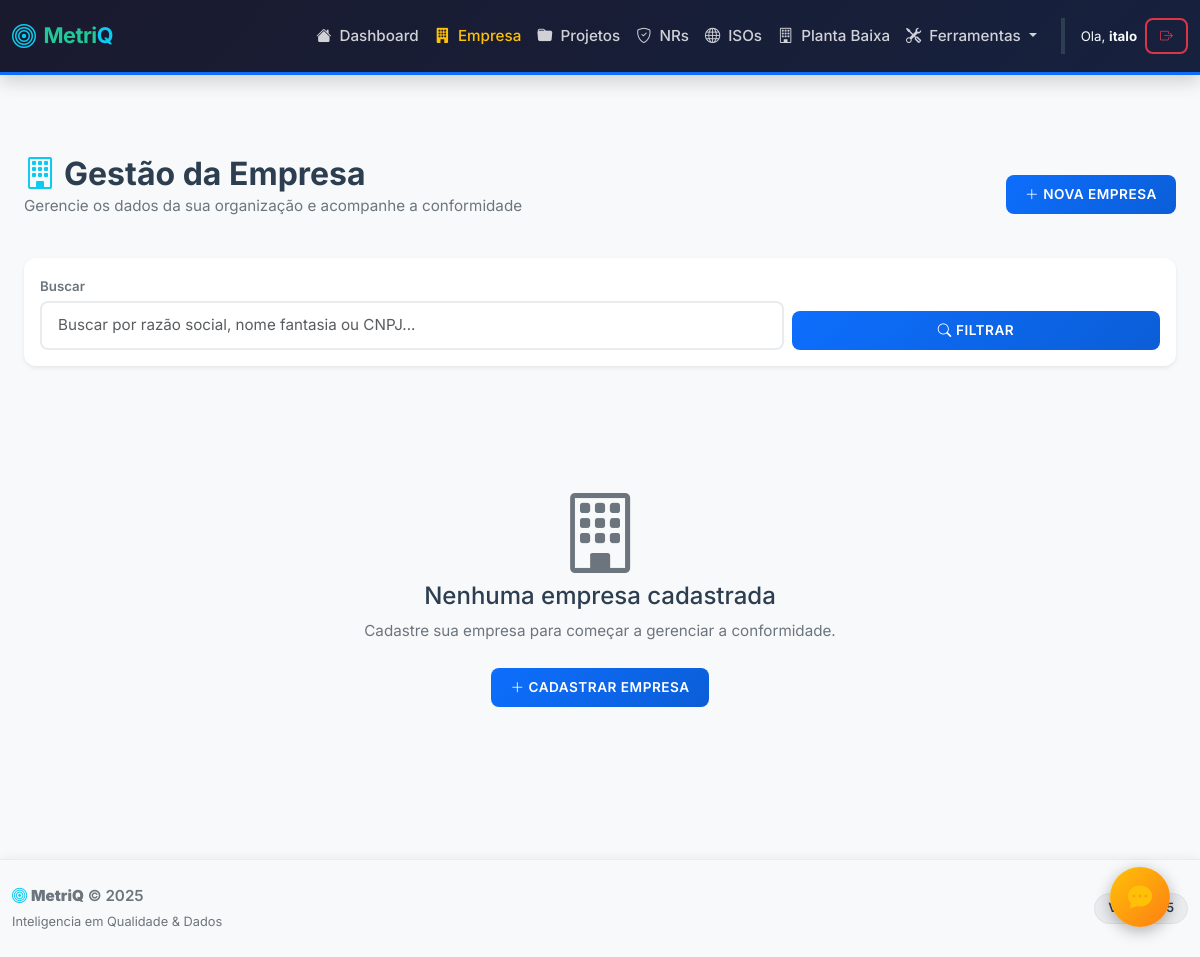
The page /empresas (signed in) on the database as committed earlier.
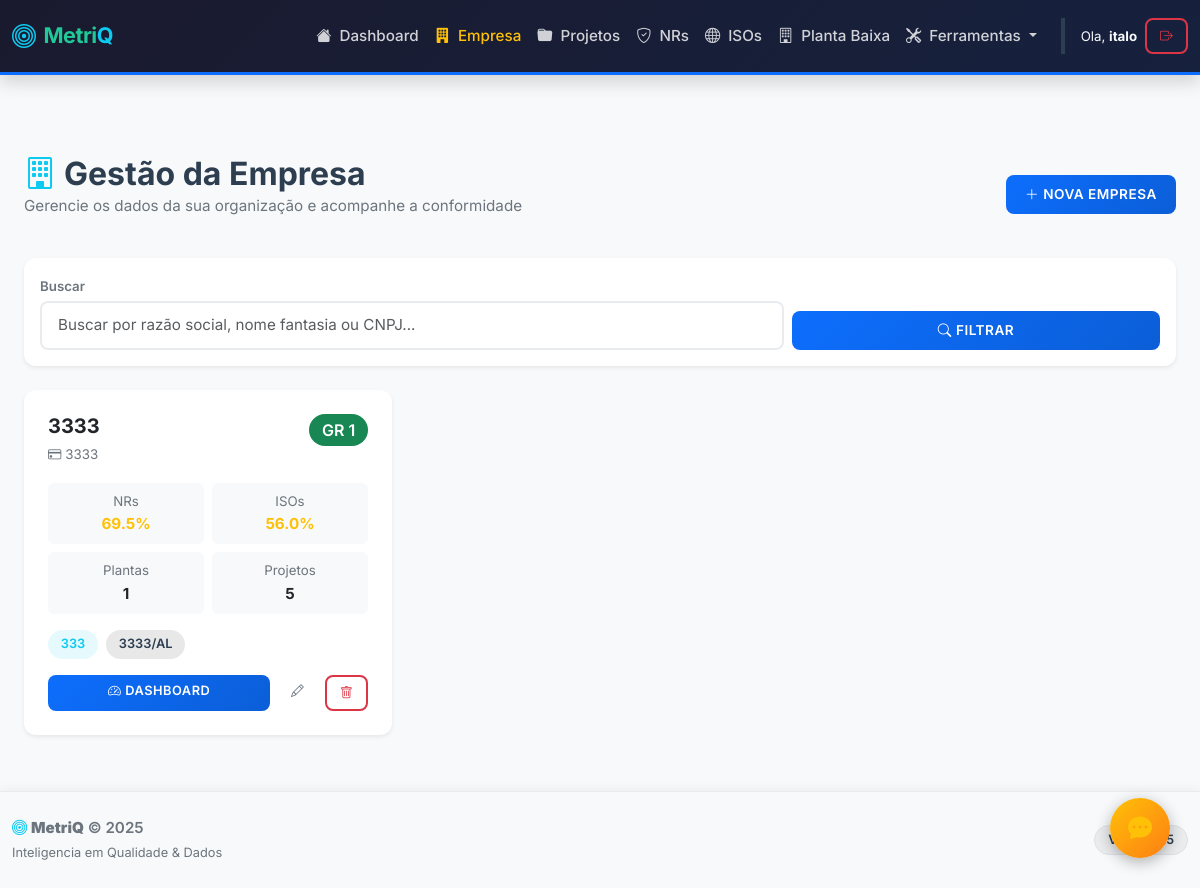
The same page on the database as committed later.
### qualidade_flask/models.py (models this page shows, shortened)
class Empresa(db.Model):
    id = db.Column(db.Integer, primary_key=True)
    razao_social = db.Column(db.String(200), nullable=False)
    nome_fantasia = db.Column(db.String(200), default='')
    cnpj = db.Column(db.String(18), unique=True, default='')
    cnae = db.Column(db.String(20), default='')  # CNAE principal
    ramo_atividade = db.Column(db.String(200), default='')
    grau_risco = db.Column(db.Integer, default=1)  # 1 a 4
    num_funcionarios = db.Column(db.Integer, default=0)
    endereco = db.Column(db.String(300), default='')
    bairro = db.Column(db.String(100), default='')
    cidade = db.Column(db.String(100), default='')
    estado = db.Column(db.String(2), default='')
    cep = db.Column(db.String(9), default='')
    telefone = db.Column(db.String(20), default='')
    email = db.Column(db.String(100), default='')
    responsavel_sst = db.Column(db.String(100), default='')
    data_criacao = db.Column(db.DateTime, default=datetime.now)
    data_atualizacao = db.Column(db.DateTime, default=datetime.now, onupdate=datetime.now)
    user_id = db.Column(db.Integer, db.ForeignKey('user.id'), nullable=False)
    plantas_baixas = db.relationship('PlantaBaixa', backref='empresa', lazy=True)
    projetos = db.relationship('Projeto', backref='empresa', lazy=True)
    checklists_nr = db.relationship('ChecklistNR', backref='empresa', lazy=True)
    checklists_iso = db.relationship('ChecklistISO', backref='empresa', lazy=True)
    def get_metricas_conformidade(self):
        from sqlalchemy import or_
        user_checklists_nr = ChecklistNR.query.filter(
            ChecklistNR.user_id == self.user_id,
            or_(ChecklistNR.empresa_id == self.id, ChecklistNR.empresa_id == None, ChecklistNR.empresa_id == 0)
        ).all()
        user_checklists_iso = ChecklistISO.query.filter(
            ChecklistISO.user_id == self.user_id,
            or_(ChecklistISO.empresa_id == self.id, ChecklistISO.empresa_id == None, ChecklistISO.empresa_id == 0)
        ).all()
        user_plantas = PlantaBaixa.query.filter(
            PlantaBaixa.user_id == self.user_id,
            or_(PlantaBaixa.empresa_id == self.id, PlantaBaixa.empresa_id == None, PlantaBaixa.empresa_id == 0)
        ).all()
        user_projetos = Projeto.query.filter(
            Projeto.user_id == self.user_id,
            or_(Projeto.empresa_id == self.id, Projeto.empresa_id == None, Projeto.empresa_id == 0)
        ).all()
        metricas = {
            'total_plantas': len(user_plantas),
            'total_projetos': len(user_projetos),
            'total_checklists_nr': len(user_checklists_nr),
            'total_checklists_iso': len(user_checklists_iso),
            'conformidade_nr_media': 0,
            'maturidade_iso_media': 0,
            'conformidade_planta_media': 0,
            'nr_concluidas': 0,
            'nr_nao_concluidas': 0,
            'projetos_ativos': 0
        }
        conformidades_nr = []
        for c in user_checklists_nr:
            pct = c.calcular_conformidade()
            if pct > 0:
                conformidades_nr.append(pct)
                metricas['nr_concluidas'] += 1
            else:
                if c.respostas:
                    metricas['nr_nao_concluidas'] += 1
        if conformidades_nr:
            metricas['conformidade_nr_media'] = round(sum(conformidades_nr) / len(conformidades_nr), 1)
        maturidades_iso = []
        for c in user_checklists_iso:
            m = c.calcular_maturidade_percentual()
            if m > 0:
                maturidades_iso.append(m)
        if maturidades_iso:
            metricas['maturidade_iso_media'] = round(sum(maturidades_iso) / len(maturidades_iso), 1)
        conformidades_planta = []
        for p in user_plantas:
            pct, _ = p.calcular_conformidade()
            if pct > 0:
                conformidades_planta.append(pct)
        if conformidades_planta:
            metricas['conformidade_planta_media'] = round(sum(conformidades_planta) / len(conformidades_planta), 1)
        metricas['projetos_ativos'] = sum(1 for p in user_projetos if p.ferramentas)
        return metricas

### qualidade_flask/blueprints/empresa.py (the view)
@empresa.route('/empresas')
@login_required
def lista():
    busca = request.args.get('busca', '')
    query = Empresa.query.filter_by(user_id=current_user.id)
    if busca:
        query = query.filter(
            (Empresa.razao_social.ilike(f'%{busca}%')) |
            (Empresa.nome_fantasia.ilike(f'%{busca}%')) |
            (Empresa.cnpj.ilike(f'%{busca}%'))
        )
    empresas = query.order_by(Empresa.data_atualizacao.desc()).all()
    return render_template('empresa/lista.html', empresas=empresas, busca=busca)

### qualidade_flask/models.py (called while the page is built)
    def calcular_conformidade(self):
        if not self.respostas:
            return 0
        total = len(self.respostas)
        conformes = sum(1 for r in self.respostas.values() if r == 'conforme')
        return round((conformes / total) * 100, 1) if total > 0 else 0

    def calcular_conformidade(self):
        default_stats = {'total': 0, 'conformes': 0, 'nao_conformes': 0, 'nao_aplicaveis': 0, 'percentual': 0}
        if not self.checklist_conformidade:
            return 0, default_stats
        respostas = self.checklist_conformidade
        total = len(respostas)
        conformes = sum(1 for r in respostas.values() if r == 'conforme')
        nao_conformes = sum(1 for r in respostas.values() if r == 'nao_conforme')
        nao_aplicaveis = sum(1 for r in respostas.values() if r == 'nao_aplicavel')
        total_aplicaveis = total - nao_aplicaveis
        percentual = round((conformes / total_aplicaveis) * 100, 1) if total_aplicaveis > 0 else 0
        stats = {'total': total, 'conformes': conformes, 'nao_conformes': nao_conformes, 'nao_aplicaveis': nao_aplicaveis, 'percentual': percentual}
        return percentual, stats

### qualidade_flask/templates/empresa/lista.html (shortened to what the changed rows need)
{% extends "base.html" %}
{% block content %}
<div class="container py-4">
    <div class="d-flex justify-content-between align-items-center mb-4">
        <div>
            <h2 class="fw-bold mb-0"><i class="bi bi-building text-info me-2"></i>Gestão da Empresa</h2>
        </div>
    </div>
    {% if empresas %}
    <div class="row g-4">
        {% for e in empresas %}
        {% set m = e.get_metricas_conformidade() %}
        <div class="col-md-6 col-lg-4">
            <div class="card h-100 border-0 shadow-sm hover-shadow transition">
                <div class="card-body">
                    <div class="d-flex justify-content-between align-items-start mb-3">
                        <div>
                            <h5 class="card-title fw-bold mb-1">{{ e.nome_fantasia or e.razao_social }}</h5>
                            {% if e.cnpj %}
                            <small class="text-muted"><i class="bi bi-credit-card me-1"></i>{{ e.cnpj }}</small>
                            {% endif %}
                        </div>
                        <span class="badge {% if e.grau_risco >= 3 %}bg-danger{% elif e.grau_risco == 2 %}bg-warning text-dark{% else %}bg-success{% endif %} fs-6">
                            GR {{ e.grau_risco }}
                        </span>
                    </div>
                    <div class="row g-2 mb-3">
                        <div class="col-6">
                            <div class="p-2 bg-light rounded text-center">
                                <small class="text-muted d-block">NRs</small>
                                <span class="fw-bold {% if m.conformidade_nr_media >= 70 %}text-success{% elif m.conformidade_nr_media >= 40 %}text-warning{% else %}text-danger{% endif %}">
                                    {{ m.conformidade_nr_media }}%
                                </span>
                            </div>
                        </div>
                        <div class="col-6">
                            <div class="p-2 bg-light rounded text-center">
                                <small class="text-muted d-block">ISOs</small>
                                <span class="fw-bold {% if m.maturidade_iso_media >= 70 %}text-success{% elif m.maturidade_iso_media >= 40 %}text-warning{% else %}text-danger{% endif %}">
                                    {{ m.maturidade_iso_media }}%
                                </span>
                            </div>
                        </div>
                        <div class="col-6">
                            <div class="p-2 bg-light rounded text-center">
                                <small class="text-muted d-block">Plantas</small>
                                <span class="fw-bold">{{ m.total_plantas }}</span>
                            </div>
                        </div>
                        <div class="col-6">
                            <div class="p-2 bg-light rounded text-center">
                                <small class="text-muted d-block">Projetos</small>
                                <span class="fw-bold">{{ m.total_projetos }}</span>
                            </div>
                        </div>
                    </div>
                    <div class="d-flex gap-2 flex-wrap small mb-3">
                        {% if e.ramo_atividade %}
                        <span class="badge bg-info bg-opacity-10 text-info">{{ e.ramo_atividade }}</span>
                        {% endif %}
                        {% if e.cidade %}
                        <span class="badge bg-dark bg-opacity-10 text-dark">{{ e.cidade }}/{{ e.estado }}</span>
                        {% endif %}
                    </div>
                    <div class="d-flex gap-2">
                        <a href="{{ url_for('empresa.dashboard', id=e.id) }}" class="btn btn-primary btn-sm flex-grow-1">
                            <i class="bi bi-speedometer2 me-1"></i>Dashboard
                        </a>
                        <a href="{{ url_for('empresa.editar', id=e.id) }}" class="btn btn-outline-secondary btn-sm" title="Editar">
                            <i class="bi bi-pencil"></i>
                        </a>
                        <form action="{{ url_for('empresa.excluir', id=e.id) }}" method="POST" style="display:inline;" onsubmit="return confirm('Excluir esta empresa permanentemente?')">
                            <button type="submit" class="btn btn-outline-danger btn-sm" title="Excluir">
                                <i class="bi bi-trash"></i>
                            </button>
                        </form>
                    </div>
                </div>
            </div>
        </div>
        {% endfor %}
    </div>
    {% else %}
    <div class="text-center py-5">
        <div class="bg-light rounded-4 p-5">
            <i class="bi bi-building display-1 text-muted mb-3"></i>
            <h4>Nenhuma empresa cadastrada</h4>
            <p class="text-muted">
                {% if busca %}Tente ajustar a busca.{% else %}Cadastre sua empresa para começar a gerenciar a conformidade.{% endif %}
            </p>
            {% if not busca %}
            <a href="{{ url_for('empresa.cadastrar') }}" class="btn btn-primary btn-lg mt-2">
                <i class="bi bi-plus-lg me-1"></i>Cadastrar Empresa
            </a>
            {% endif %}
        </div>
    </div>
    {% endif %}
</div>
{% endblock %}

Rows that differ between the two databases and show on the page:
added Empresa: nome_fantasia "3333", cnpj "3333", grau_risco "1", conformidade_nr_media "69.5", maturidade_iso_media "56.0", total_plantas "1", total_projetos "5", ramo_atividade "333", cidade "3333", estado "AL"
Other text that changed with them:
text no longer shown: "Nenhuma empresa cadastrada Cadastre sua empresa para começar a gerenciar a conformidade. CADASTRAR EMPRESA"
